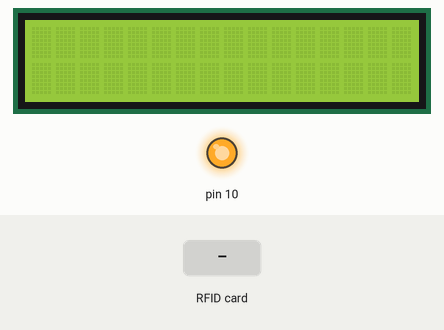
Simulated run of this sketch. Board: Arduino Uno, built with avr-gcc and run on an emulated ATmega328P. Shown: 16×2 character LCD, output pins drawn as LEDs (lit = HIGH). Inputs (shaded band) come from the test bench. Pins used as bus, display or sensor lines are not drawn; what the sketch prints to the serial monitor is not drawn.

Above: at 1.3 s.
1.4 s: RFID card 43 23 B3 29 held to the reader
At 1.9 s:
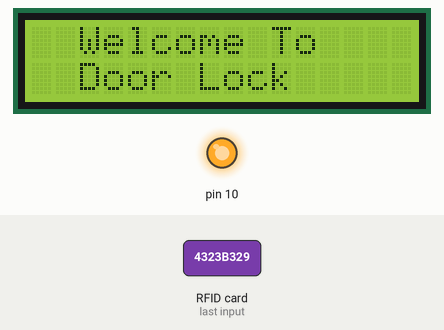
Timing chart, 0 to 4.4 s (numbered marks = the images above; inputs shaded):
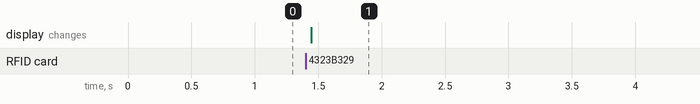

The sketch:

36_Task_RFID_DOOR_LOCK.ino
```cpp
#include <SPI.h>
#include <MFRC522.h>
#include <LiquidCrystal_I2C.h>
LiquidCrystal_I2C lcd(0x27, 16, 2);

#define SS_PIN 2
#define RST_PIN 15
#define LED_PIN 13

MFRC522 mfrc522(SS_PIN, RST_PIN);

byte validUID[] = { 0x43, 0x23, 0xB3, 0x29 }; //43 23 B3 29

void setup() {
  Serial.begin(115200);
  lcd.init();
  lcd.backlight();
  SPI.begin();
  mfrc522.PCD_Init();
  pinMode(LED_PIN, OUTPUT);
  digitalWrite(LED_PIN, LOW);
  Serial.println("Scan an RFID card...");
}

void loop() {

  if (!mfrc522.PICC_IsNewCardPresent()) {
    return;
  }
  if (!mfrc522.PICC_ReadCardSerial()) {
    return;
  }
  Serial.print("Card UID: ");
  bool validCard = true;
  for (byte i = 0; i < mfrc522.uid.size; i++) {
    Serial.print(mfrc522.uid.uidByte[i] < 0x10 ? "0" : "");
    Serial.print(mfrc522.uid.uidByte[i], HEX);
    Serial.print(" ");
    if (mfrc522.uid.uidByte[i] != validUID[i]) {
      validCard = false;
    }
  }
  Serial.println();

  if (validCard) {
    Serial.println("Valid Card! LED ON");
    digitalWrite(LED_PIN, HIGH);
    lcd.setCursor(0, 0);
    lcd.print("  Welcome To");
    lcd.setCursor(0, 1);
    lcd.print("  Door Lock");
    delay(5000);
    lcd.clear();
    digitalWrite(LED_PIN, LOW);
  } else {
    Serial.println("Invalid Card! Buzzer Beeps");
    digitalWrite(LED_PIN, LOW);
    lcd.clear();
  }
  mfrc522.PICC_HaltA();
  mfrc522.PCD_StopCrypto1();
}
```

Measured:
- after the input at 1.4 s, the display: changes at once (image 1)
